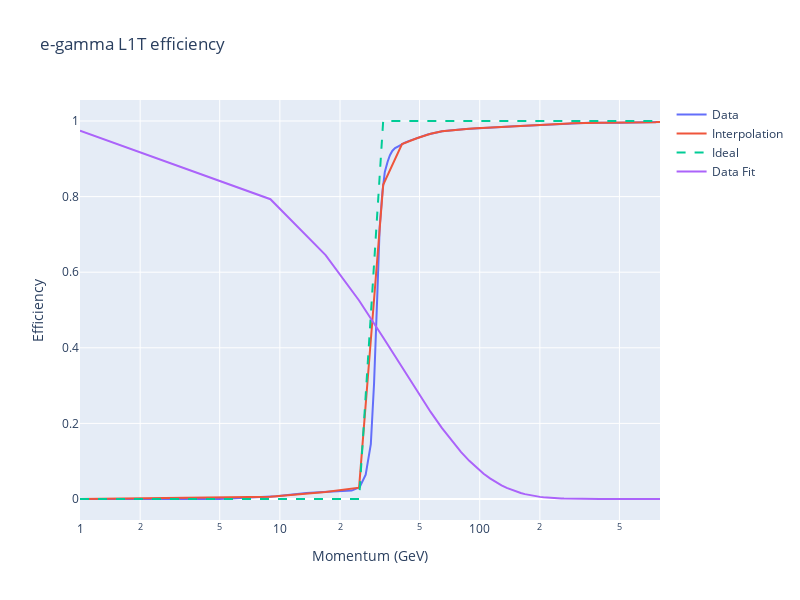

This figure's notebook cell:
### Code cell
fig = go.Figure()
fig.add_scatter(x = egamma["x"], y = egamma[" y"], name="Data")
fig.add_scatter(x = egamma_xs, y = egamma_spl(egamma_xs), name="Interpolation")
fig.add_scatter(x = egamma_xs, y = egamma_ideal(egamma_xs), name = "Ideal", line_dash="dash")
fig.add_scatter(x = egamma_xs, y = 1.0 - exp_cdf(egamma_xs, egamma_l), name = "Data Fit")
fig.update_layout(width = 800,
                  height = 600,
                  title = "e-gamma L1T efficiency",
                  xaxis_title = "Momentum (GeV)",
                  yaxis_title = "Efficiency",
                  )
fig.update_xaxes(type = "log")
